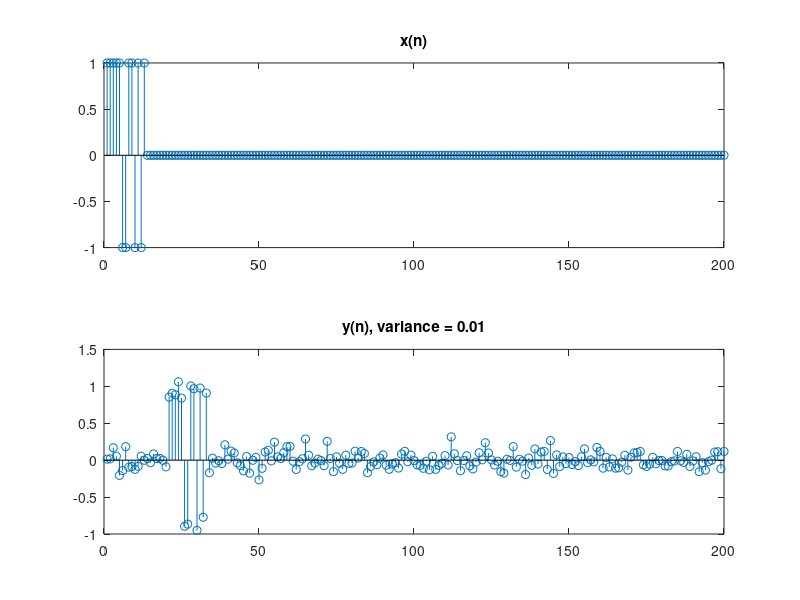
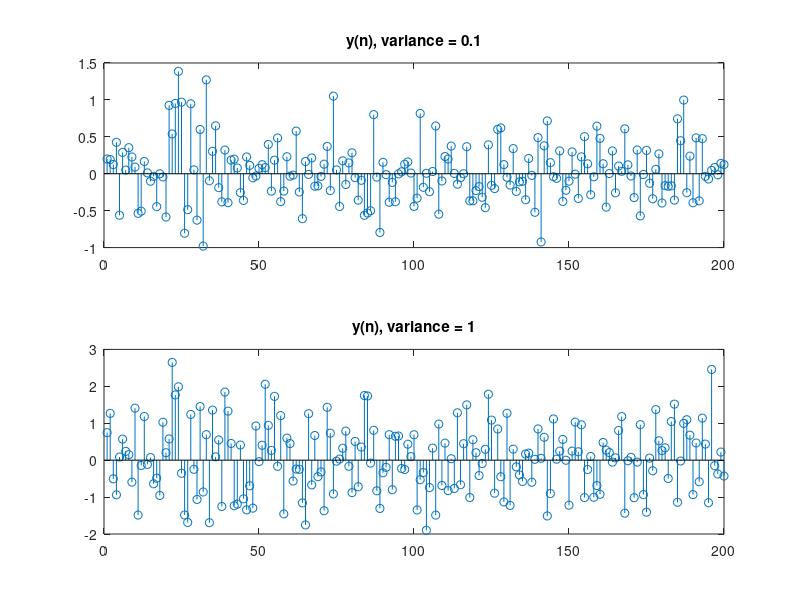
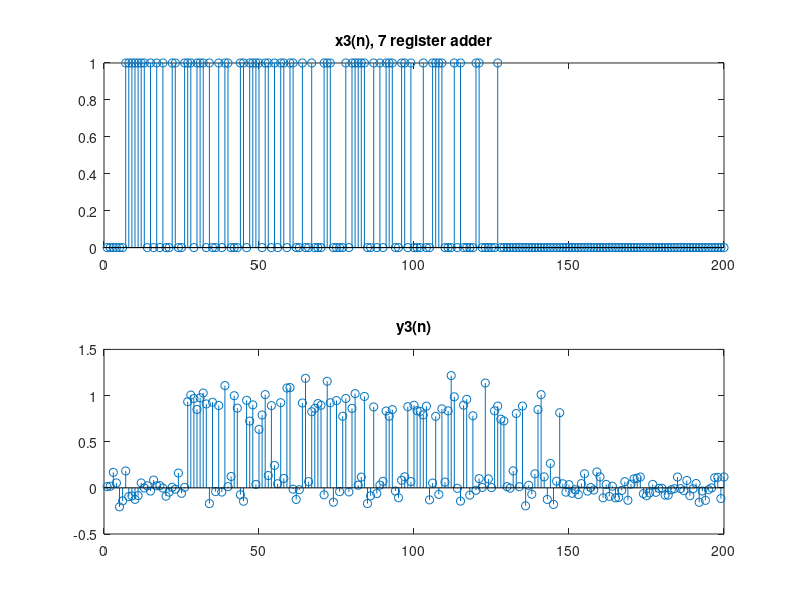

These figures' MATLAB source, in order:



%{

a
En general las señales x(n) y y(n) son parecidas. 
Entre sus diferencias están:
y(n) contiene ruido 
Está retrasada en el tiempo por un factor D. 

Al realizar la autocorrelación con un factor de K = 0 se obtiene el valor máximo de la autocorrelación.
Debido a ello, se puede inducir que si se realiza la correlación entre x(n) y y(n) en un factor K tal que D = -K se obtiene:
y(t) = ax(t -td + tk) + v(t)
y(t) = ax(t) + v(t)


%}


function problema3()

	n = 0:199;

	%% se crea el vector original x(n) como señal del emisor

	x_original = [1,1,1,1,1,-1,-1,1,1,-1,1,-1,1];

	%% se agrega padding a la señal para que tenga un tamaño de 200
	x = [x_original,zeros(1,187)];

	%% se crea un vector de ruido de tamaño 200 con valor medio igual a 0 y varianza de 0.01
	std = 0.1;
	% mean = 0;
	% v = std.*randn(1,200) + mean;

	v = std.*randn(1,200);

	%% se coloca un supuesto retraso de 20
	D = zeros(1,20);

	x_padded = [D,x_original,zeros(1,167)];

	%% se genera la señal del receptor, igual a la señal emitida retrasada por 20 y con ruido
	y = 0.9.*x_padded + v;

	%----  b

	figure(1);
	subplot(2,1,1);	  
	  stem(x);
	  title (sprintf ("x(n)"));
	subplot(2,1,2);
	  stem(y);
	  title (sprintf ("y(n), variance = 0.01"));

	%---- c

%{
	PUNTO C CORRELACIÓN
	calcule y dibuje la correlación cruzada
	rxy(n) utilizando la funcion desarrollada en el ejercicio2 para 0 <= n <= 59.
	utilice la grafica para estimar el valor del retardo.


	variables a utilizar: x , y
	si puede utilizar x_original es más eficiente
%} 



% ---------------------------------------------------
%---- d
	% sigma^2 = 0.1   sigma^2 = 1

	std_2 = sqrt(0.1);
	std_3 = 1;
	
	%% se crea un vector de ruido de tamaño 200 con valor medio igual a 0 y varianza de 1 y 0.1

	v_2 = std_2.*randn(1,200);
	v_3 = std_3.*randn(1,200);

	%% se genera la señal del receptor, igual a la señal emitida retrasada por 20 y con ruido
	y_2 = 0.9.* x_padded + v_2;
	y_3 = 0.9.* x_padded + v_3;

	figure(2);
	subplot(2,1,1);	 
	  stem(y_2);
	  title (sprintf ("y(n), variance = 0.1"));
	subplot(2,1,2);
	  stem(y_3);
	  title (sprintf ("y(n), variance = 1"));

% PUNTO C, variables: x, y_2   y    x, y_3
% si puede utilizar x_original es más eficiente



%---------------------------------------------------
%---- e
	x2_original = [-1,-1,-1,+1,+1,+1,+1,-1,+1,-1,+1,+1,-1,-1,+1];

	x2 = [x2_original,zeros(1,185)];
	x2_padded = [D,x2_original,zeros(1,165)];

	%% se genera la señal del receptor, igual a la señal emitida retrasada por 20 y con ruido
	y_x2 = (0.9.*x2_padded )+ v;

	figure(3);	
	subplot(2,1,1);	 
	  stem(x2);
	  title (sprintf ("x2(n), 4 register adder"));
	subplot(2,1,2);
	  stem(y_x2);
	  title (sprintf ("y2(n)"));



% PUNTO C, variables: x2, y_x2  
% si puede utilizar x_original es más eficiente

%---------------------------------------------------
%---- f
	register7 = zeros(1,7);
	register7(1) = 1;


	x3 = zeros(1,127);

	first = 0;
	last = 0;

	for i = 1:127
		first = register7(1);
		register7 = shift(register7,1);
		last = register7(1);
		x3(i) = last;
		register7(1) = xor(first, last);
	endfor

	x3_padded = [x3,zeros(1,73)];
	y_x3 = (0.9.*[D,x3,zeros(1,53)] )+ v;

	figure(3);	
	subplot(2,1,1);	 
	  stem(x3_padded);
	  title (sprintf ("x3(n), 7 register adder"));
	subplot(2,1,2);
	  stem(y_x3);
	  title (sprintf ("y3(n)"));





endfunction
